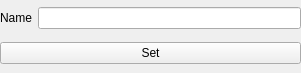
<?xml version="1.0" encoding="UTF-8"?>
<ui version="4.0">
 <class>UserInfo</class>
 <widget class="QWidget" name="UserInfo">
  <property name="geometry">
   <rect>
    <x>0</x>
    <y>0</y>
    <width>301</width>
    <height>73</height>
   </rect>
  </property>
  <property name="windowTitle">
   <string>Form</string>
  </property>
  <widget class="QWidget" name="verticalLayoutWidget">
   <property name="geometry">
    <rect>
     <x>0</x>
     <y>0</y>
     <width>301</width>
     <height>71</height>
    </rect>
   </property>
   <layout class="QVBoxLayout" name="verticalLayout">
    <item>
     <layout class="QHBoxLayout" name="horizontalLayout">
      <item>
       <widget class="QLabel" name="label">
        <property name="text">
         <string>Name</string>
        </property>
       </widget>
      </item>
      <item>
       <widget class="QLineEdit" name="lineEdit"/>
      </item>
     </layout>
    </item>
    <item>
     <widget class="QPushButton" name="SetButton">
      <property name="text">
       <string>Set</string>
      </property>
     </widget>
    </item>
   </layout>
  </widget>
 </widget>
 <resources/>
 <connections/>
</ui>
